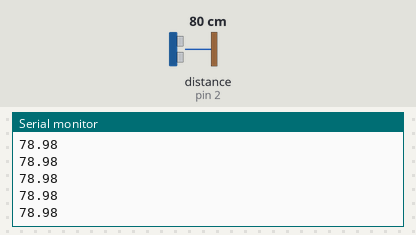
This sketch was run on a simulated Arduino Uno, built with avr-gcc and run on an emulated ATmega328P. Parts: the last lines printed to the serial monitor. Wiring (inferred from the names in the program): ultrasonic range finder: trigger pin 3; echo pin 2. The inputs (shaded band) are chosen by the test bench; at power-on: distance to the obstacle (sensor on pin 2) 80 cm. The echo pulse lasts 58.3 µs per cm.

Above: at 1.2 s.
1.3 s: distance to the obstacle (sensor on pin 2) set to 2 cm
At 2.3 s:
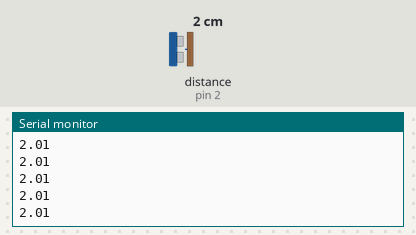
2.8 s: distance to the obstacle (sensor on pin 2) set to 4 cm
At 3.9 s:
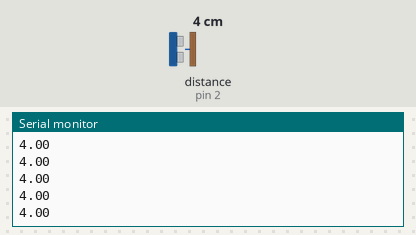
Timing chart, 0 to 5.8 s (numbered marks = the images above; inputs shaded):
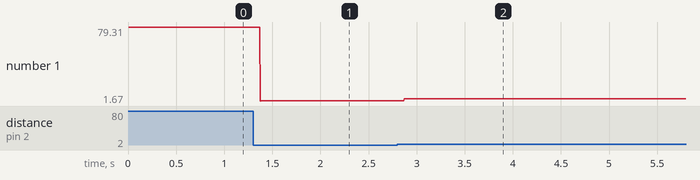

The sketch:

brilliant_hango_kasi1.ino
```cpp
// C++ code
//
int trig=3;
int echo=2;
float duration,distance;

void setup()
{
  pinMode(trig, OUTPUT);
  pinMode(echo, INPUT);
  Serial.begin(9600);
}

void loop()
{
  digitalWrite(trig, LOW);
  delayMicroseconds(2);
  digitalWrite(trig, HIGH);
  delayMicroseconds(10);
  digitalWrite(trig, LOW);

  duration=pulseIn(echo,HIGH);
  distance=duration*0.034/2;
  Serial.println(distance);
}
```

Measured:
- after the input at 1.3 s, the serial monitor: prints a new line after 0.07 s (image 1)
- after the input at 2.8 s, the serial monitor: prints a new line after 0.07 s (image 2)
- plotted number 1: 78.98 → 2.01 after the input at 1.3 s, 2.01 → 4 after the input at 2.8 s
